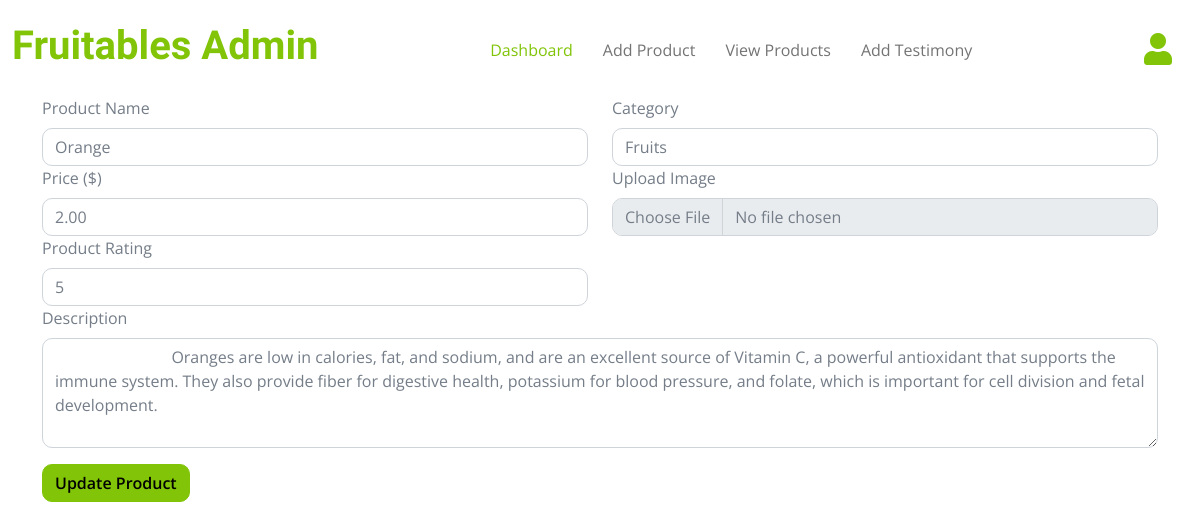
Page /user/admin/edit_product/4/ (signed in) on the committed database.
### fruits/models.py (models this page shows, shortened)
class Fruits(models.Model):
    name = models.CharField(max_length=100)
    category = models.ForeignKey(Category, on_delete=models.SET_NULL, null=True)
    price = models.DecimalField(default="1.00", decimal_places=2, max_digits=10)
    image = models.ImageField(upload_to="images/")
    description = models.TextField()
    rating = models.IntegerField(default=1)
    updated = models.DateTimeField(auto_now=True)
    created = models.DateTimeField(auto_now_add=True)
    class Meta:
        ordering = ['-updated', '-created']

class Category(models.Model):
    category = models.CharField(max_length=100)
    def __str__(self):
        return self.category

### admin_user/views.py (the view, shortened to what this page needs)
# urls.py: path("edit_product/<str:pk>/", views.admin_edit_product, name="edit_product"),
def admin_edit_product(request, pk):
    if not request.user.is_authenticated or not request.user.is_superuser:
        return redirect("home")
    product = Fruits.objects.get(pk=pk)
    return render(request, "pages/admin/edit_products.html", {"product": product})

### templates/pages/admin/edit_products.html (shortened to what this page needs)
{% extends 'components/layout.html' %}
{% block content %}
{% include 'components/admin/navbar.html' %}
<div class="container-fluid py-5 mt-5">
        <div class="container">
            <form method="post" enctype="multipart/form-data">
                <div class="row g-4">
                    <div class="col-lg-6">
                        <label for="productName" class="form-label">Product Name</label>
                        <input type="text" class="form-control" id="productName" name="name" value="{{product.name}}" required>
                    </div>
                    <div class="col-lg-6">
                        <label for="productCategory" class="form-label">Category</label>
                        <input type="text" class="form-control" id="productCategory" name="category" value="{{product.category}}" required>
                    </div>
                </div>
                <div class="row g-4">
                    <div class="col-lg-6">
                        <label for="productPrice" class="form-label">Price ($)</label>
                        <input type="number" any="0.01" class="form-control" id="productPrice" name="price" value="{{product.price}}" required>
                    </div>
                    <div class="col-lg-6">
                        <label for="productImage" class="form-label">Upload Image</label>
                        <input type="file" class="form-control" id="productImage" name="image" value="{{product.image.url}}"  required>
                    </div>
                </div>
                 <div class="row g-4">
                    <div class="col-lg-6">
                        <label for="productRating" class="form-label">Product Rating</label>
                        <input type="number" class="form-control" id="productRating" name="rating" value="{{product.rating}}" required>
                    </div>
                 </div>
                <div class="row g-4">
                    <div class="col-lg-12">
                        <label for="productDescription" class="form-label">Description</label>
                        <textarea class="form-control" id="productDescription" rows="4" name="description" required>
                            {{product.description}}
                        </textarea>
                    </div>
                </div>
                <button type="submit" class="btn btn-primary mt-3">Update Product</button>
            </form>
        </div>
    </div>
{% endblock %}

### static/css/style.css (style rules this page uses)
.btn { font-weight: 600; transition: .5s; }

### rows in the picture
Fruits: name "Orange", category "Fruits", price "2.00", rating "5", description "Oranges are low in calories, fat, and sodium, and are an excellent source of Vitamin C, a powerful antioxidant that supports the immune system. They also provide fiber for digestive health, potassium for blood pressure, and folate, which is important for cell division and fetal development."
